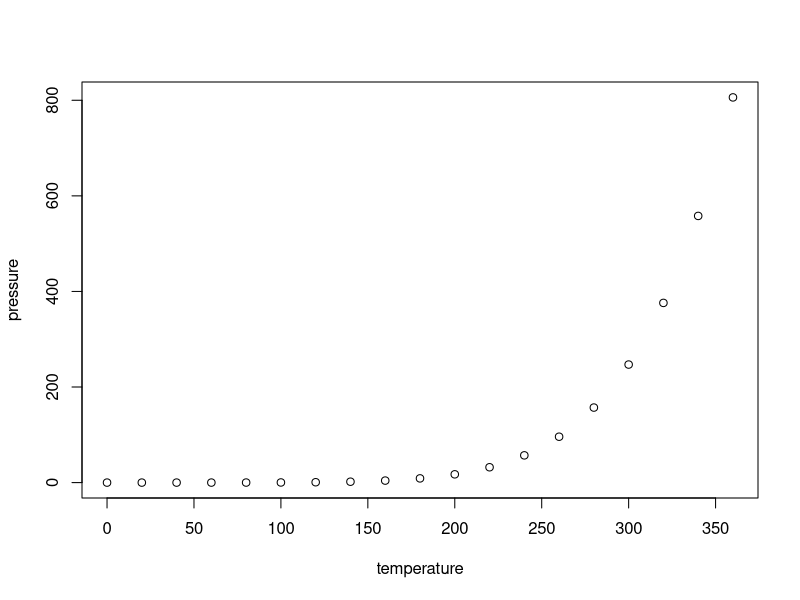
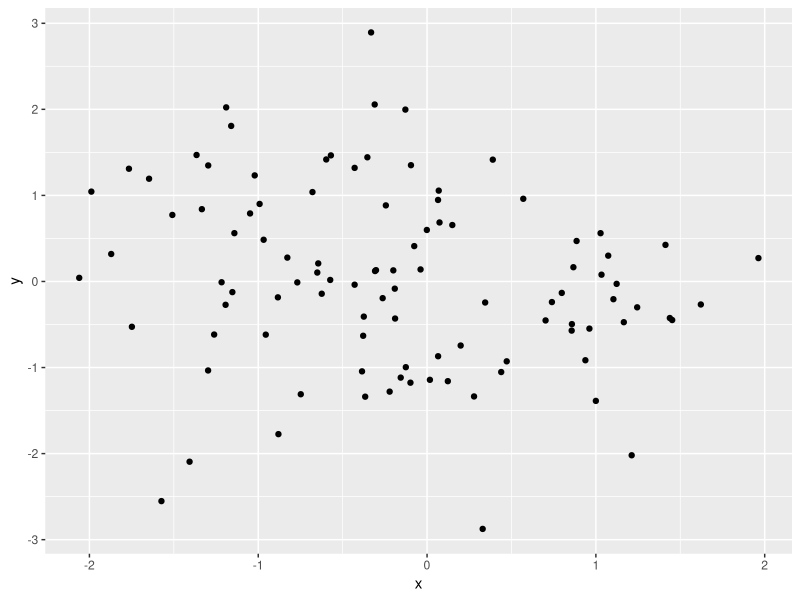

These figures' R source, in order:
## ---- chunk 1
knitr::opts_chunk$set(echo = TRUE)
## ---- chunk 2
print("hello world")
## ---- chunk 3
summary(cars)
## ---- chunk 4
plot(pressure)
## ---- chunk 5
library(ggplot2)
data <- data.frame(x = rnorm(100), y = rnorm(100))
ggplot(data, aes(x = x, y = y)) + 
  geom_point()
